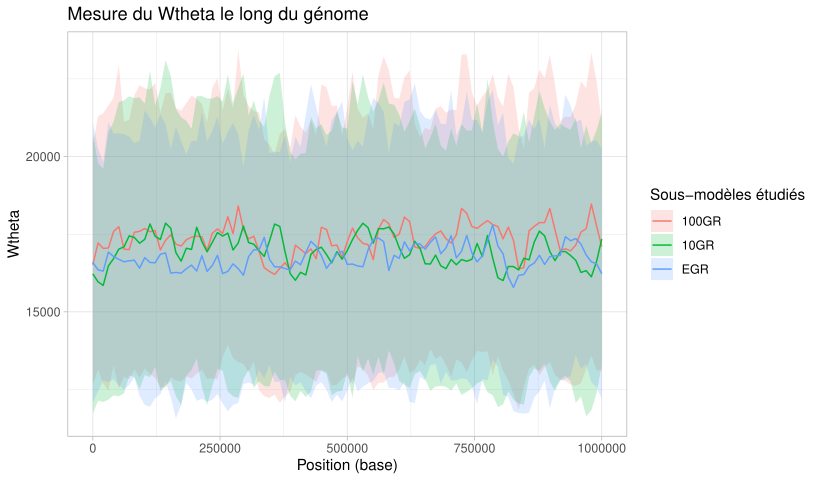

R code for this plot:
#!/usr/bin/env Rscript

## Author : Louis OLLIVIER ~ louis.ollivier@etu.univ-rouen.fr 
## Université Paris-Saclay
## Lab : LISN ~ UMR9015 ~ BIOINFO team 

###### Package initialization  ----------------------------------------

if (!require('tidyverse', quietly = T)) install.packages('tidyverse');
library(tidyverse)

###### Plot 1 : Wtheta --------------------------------------------------------------------------------

rm(list=ls())

windows = seq(1,1000000,length.out=99)

## DATA EGR ######################################################################
data_Wtheta_EGR_neutral = read_csv("Wtheta_EGR_neutral.csv",col_names = F)

mean = apply(data_Wtheta_EGR_neutral, 2, mean)
sd = apply(data_Wtheta_EGR_neutral, 2, sd)
ymin = mean-sd
ymax = mean+sd

Wtheta_EGR_neutral = data.frame(windows,mean,ymin,ymax) %>%
  add_column(submodel="EGR", .before=1)
Wtheta_EGR_neutral

rm(data_Wtheta_EGR_neutral)

## dATA 10GR ######################################################################

data_Wtheta_10GR_neutral = read_csv("Wtheta_10GR_neutral.csv",col_names = F) 

mean = apply(data_Wtheta_10GR_neutral, 2, mean)
sd = apply(data_Wtheta_10GR_neutral, 2, sd)
ymin = mean-sd
ymax = mean+sd

Wtheta_10GR_neutral = data.frame(windows,mean,ymin,ymax) %>%
  add_column(submodel="10GR", .before=1)
Wtheta_10GR_neutral

rm(data_Wtheta_10GR_neutral)

## dATA 100GR ######################################################################
data_Wtheta_100GR_neutral = read_csv("Wtheta_100GR_neutral.csv",col_names = F) 

mean = apply(data_Wtheta_100GR_neutral, 2, mean)
sd = apply(data_Wtheta_100GR_neutral, 2, sd)
ymin = mean-sd
ymax = mean+sd

Wtheta_100GR_neutral = data.frame(windows,mean,ymin,ymax) %>%
  add_column(submodel="100GR", .before=1)
Wtheta_100GR_neutral

rm(data_Wtheta_100GR_neutral)

#####################################################################################

rm(mean,sd,ymin,ymax,windows)

Wtheta_neutral = bind_rows(Wtheta_EGR_neutral,Wtheta_10GR_neutral,Wtheta_100GR_neutral) %>%
  as_tibble()
Wtheta_neutral

rm(Wtheta_EGR_neutral,Wtheta_10GR_neutral,Wtheta_100GR_neutral)

###### Plot Wtheta ######################################################################

Wtheta = ggplot(Wtheta_neutral, aes(x = windows, y = mean, group=submodel, fill=submodel)) +
  geom_ribbon(aes(ymin=ymin, ymax=ymax),alpha=0.2) +
  geom_line(aes(color = factor(submodel))) +
  labs(title="Mesure du Wtheta le long du génome", #
       x = "Position (base)",
       y = "Wtheta",
       color="Sous-modèles étudiés",
       fill="Sous-modèles étudiés",
       linetype="Sous-modèles étudiés") + 
  theme_light()
ggsave("Wtheta.pdf") 
Wtheta

rm(list=ls())

windows = seq(1,1000000,length.out=99)

## WthetaATA EGR ######################################################################
data_Wtheta_EGR_neutral = read_csv("Wtheta_EGR_neutral.csv",col_names = F)

mean = apply(data_Wtheta_EGR_neutral, 2, mean)
sd = apply(data_Wtheta_EGR_neutral, 2, sd)
ymin = mean-sd
ymax = mean+sd

Wtheta_EGR_neutral = data.frame(windows,mean,ymin,ymax) %>%
  add_column(submodel="EGR", .before=1)
Wtheta_EGR_neutral

rm(data_Wtheta_EGR_neutral)

## WthetaATA 10GR ######################################################################

data_Wtheta_10GR_neutral = read_csv("Wtheta_10GR_neutral.csv",col_names = F) 

mean = apply(data_Wtheta_10GR_neutral, 2, mean)
sd = apply(data_Wtheta_10GR_neutral, 2, sd)
ymin = mean-sd
ymax = mean+sd

Wtheta_10GR_neutral = data.frame(windows,mean,ymin,ymax) %>%
  add_column(submodel="10GR", .before=1)
Wtheta_10GR_neutral

rm(data_Wtheta_10GR_neutral)

## WthetaATA 100GR ######################################################################
data_Wtheta_100GR_neutral = read_csv("Wtheta_100GR_neutral.csv",col_names = F) 

mean = apply(data_Wtheta_100GR_neutral, 2, mean)
sd = apply(data_Wtheta_100GR_neutral, 2, sd)
ymin = mean-sd
ymax = mean+sd

Wtheta_100GR_neutral = data.frame(windows,mean,ymin,ymax) %>%
  add_column(submodel="100GR", .before=1)
Wtheta_100GR_neutral

rm(data_Wtheta_100GR_neutral)

#####################################################################################

rm(mean,sd,ymin,ymax,windows)

Wtheta_neutral = bind_rows(Wtheta_EGR_neutral,Wtheta_10GR_neutral,Wtheta_100GR_neutral) %>%
  as_tibble()
Wtheta_neutral

rm(Wtheta_EGR_neutral,Wtheta_10GR_neutral,Wtheta_100GR_neutral)

###### Plot Wtheta ######################################################################

Wtheta = ggplot(Wtheta_neutral, aes(x = windows, y = mean, group=submodel, fill=submodel)) +
  geom_ribbon(aes(ymin=ymin, ymax=ymax),alpha=0.2) +
  geom_line(aes(color = factor(submodel))) +
  labs(title="Mesure du Wtheta de Tajima le long du génome", #
       x = "Position (base)",
       y = "Wtheta",
       color="Sous-modèles étudiés",
       fill="Sous-modèles étudiés",
       linetype="Sous-modèles étudiés") + 
  theme_light()
ggsave("Wtheta.pdf") 
Wtheta

rm(list=ls())
